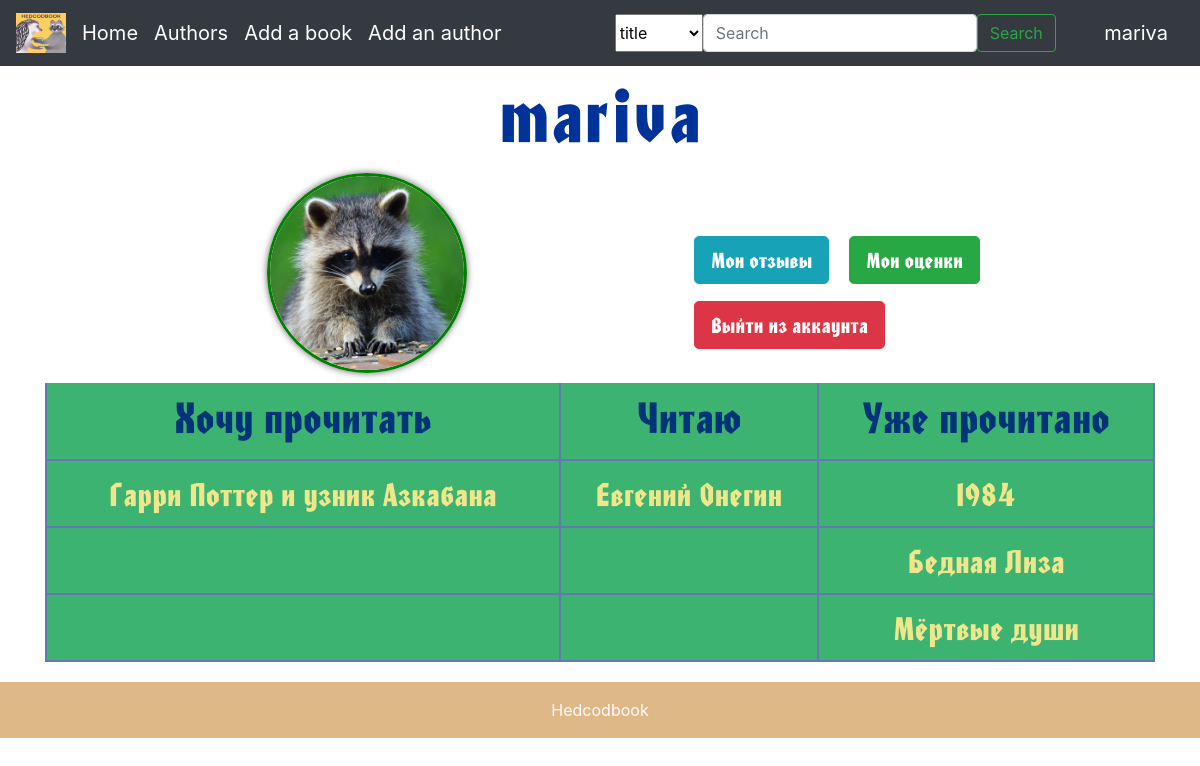
/user_page (signed in), run on the app's committed database.
### data/users.py (models this page shows, shortened)
class User(SqlAlchemyBase, UserMixin):
    __tablename__ = 'users'
    id = sqlalchemy.Column(sqlalchemy.Integer, primary_key=True, autoincrement=True)
    name = sqlalchemy.Column(sqlalchemy.String, nullable=True)
    surname = sqlalchemy.Column(sqlalchemy.String, nullable=True)
    nickname = sqlalchemy.Column(sqlalchemy.String, nullable=True)
    email = sqlalchemy.Column(sqlalchemy.String, index=True, unique=True, nullable=True)
    hashed_password = sqlalchemy.Column(sqlalchemy.String, nullable=True)
    avatar = sqlalchemy.Column(sqlalchemy.String, nullable=True)
    books = sqlalchemy.Column(sqlalchemy.JSON, nullable=True, default={"reading_now": [],
                                                                       "want_to_read": [],
                                                                       "were_read": [],
                                                                       "comments": {},
                                                                       "marks": {}})

### data/library.py (models this page shows, shortened)
class Library(SqlAlchemyBase):
    __tablename__ = 'library'
    id = sqlalchemy.Column(sqlalchemy.Integer, primary_key=True, autoincrement=True)
    name = sqlalchemy.Column(sqlalchemy.String, nullable=True)
    author_id = sqlalchemy.Column(sqlalchemy.Integer, sqlalchemy.ForeignKey("authors.id"))
    picture = sqlalchemy.Column(sqlalchemy.String, nullable=True, default='/static/img/html/emblem.jpg')
    genre = sqlalchemy.Column(sqlalchemy.String, nullable=True)
    link_to_the_production = sqlalchemy.Column(sqlalchemy.String, nullable=True, default='/no_information')
    link_to_the_book = sqlalchemy.Column(sqlalchemy.String, nullable=True, default='/no_information')
    link_to_audio = sqlalchemy.Column(sqlalchemy.String, nullable=True, default='/no_information')
    link_to_the_screenshot = sqlalchemy.Column(sqlalchemy.String, nullable=True, default='/no_information')
    summary = sqlalchemy.Column(sqlalchemy.Text, nullable=True)
    history_of_creation = sqlalchemy.Column(sqlalchemy.Text, nullable=True)
    summa_marks = sqlalchemy.Column(sqlalchemy.Integer, default=0)
    count_marks = sqlalchemy.Column(sqlalchemy.Integer, default=0)
    reviews = sqlalchemy.Column(sqlalchemy.JSON, default={})
    authors = orm.relationship('Authors')

### main.py (the view)
@app.route("/user_page")
def user_page():
    if current_user.is_authenticated:
        db_sess = db_session.create_session()
        sp_reading_now = current_user.books['reading_now']
        sp_want_to_read = current_user.books["want_to_read"]
        sp_were_read = current_user.books['were_read']
        sp_all = []
        for i in range(max(len(sp_want_to_read), len(sp_were_read), len(sp_reading_now))):
            if len(sp_want_to_read) < i + 1:
                sp_all.append(['', '/user_page'])
            else:
                book = db_sess.query(Library).filter(Library.id == sp_want_to_read[i]).first()
                sp_all.append([book.name, f'/book/{sp_want_to_read[i]}'])
            if len(sp_reading_now) < i + 1:
                sp_all.append(['', '/user_page'])
            else:
                book = db_sess.query(Library).filter(Library.id == sp_reading_now[i]).first()
                sp_all.append([book.name, f'/book/{sp_reading_now[i]}'])
            if len(sp_were_read) < i + 1:
                sp_all.append(['', '/user_page'])
            else:
                book = db_sess.query(Library).filter(Library.id == sp_were_read[i]).first()
                sp_all.append([book.name, f'/book/{sp_were_read[i]}'])
        return render_template("user_page.html", len_sp=len(sp_all), sp_all=sp_all)

### data/db_session.py (called while the page is built)
def create_session() -> Session:
    global __factory
    return __factory()

### main.py (called while the page is built)
@login_manager.user_loader
def load_user(user_id):
    db_sess = db_session.create_session()
    return db_sess.query(User).get(user_id)

### templates/user_page.html
{% extends "base.html" %}
{% block content %}
<link rel="stylesheet" type="text/css" href="/static/css/user_page.css">
{% if current_user %}
    <h1 class="nickname">{{ current_user.nickname }}</h1>
    <img src="/static/img/avatars/{{ current_user.avatar }}" height="200" width="200" class="round" vspace="10" hspace="20%">
    <div class="buttons">
        <a type="button" class="btn btn-info btn-lg" href="/reviews/{{ current_user.id }}" style="margin: 5px">Мои отзывы</a>
        <a type="button" class="btn btn-success btn-lg" href="/marks/{{ current_user.id }}" style="margin: 5px">Мои оценки</a>
        <a type="button" class="btn btn-danger btn-lg" href="/logout" style="margin: 5px">Выйти из аккаунта</a>
	</div>
    <table class="container">
	    <thead>
	    	<tr>
			    <th><h1>Хочу прочитать</h1></th>
		    	<th><h1>Читаю</h1></th>
		    	<th><h1>Уже прочитано</h1></th>
		    </tr>
	    </thead>
        {% for i in range(0, len_sp - 1, 3) %}
        <tr>
            <th><a href="{{ sp_all[i][1] }}" style="color: #F0E68C">{{ sp_all[i][0] }}</a></th>
            <th><a href="{{ sp_all[i + 1][1] }}" style="color: #F0E68C">{{ sp_all[i + 1][0] }}</a></th>
            <th><a href="{{ sp_all[i + 2][1] }}" style="color: #F0E68C">{{ sp_all[i + 2][0] }}</a></th>
        </tr>
        {% endfor %}
    </table>
{% endif %}
{% endblock %}

### templates/base.html (shortened to what this page needs)
<!doctype html>
<html lang="en">
  <head>
    <link rel="stylesheet"
          href="https://stackpath.bootstrapcdn.com/bootstrap/4.4.1/css/bootstrap.min.css"
>
    <link rel="stylesheet" type="text/css" href="/static/css/main.css">
  </head>
  <body>
    <nav class="navbar navbar-expand-lg navbar-dark bg-dark">
      <a href="/" class="navbar-brand">
        <img src="/static/img/html/emblem.jpg" width="50" height="40" alt="logo">
      </a>
      <div class="collapse navbar-collapse" id="navbarSupportedContent">
        <ul class="navbar-nav mr-auto">
          <li class="nav-item active">
            <a class="navbar-brand" href="/">Home</a>
          </li>
          <li class="nav-item active">
            <a class="navbar-brand" href="/authors">Authors</a>
          </li>
          <li class="nav-item active">
            <a class="navbar-brand" href="/add_book">Add a book</a>
          </li>
          <li class="nav-item active">
            <a class="navbar-brand" href="/add_author">Add an author</a>
          </li>
        </ul>
        <div class="mx-auto">
            <form class="d-flex" role="search" method="post">
                <select name="book_filter">
                    <option>title</option>
                </select>
                <input class="form-control me-2" type="search" placeholder="Search" aria-label="Search" name="search">
                <button class="btn btn-outline-success" type="submit">Search</button>
            </form>
        </div>
      </div>
      <a class="navbar-brand" href="/user_page">{{ current_user.nickname }}</a>
    </nav>
  <main role="main" class="container">
    {% block content %}{% endblock %}
  </main>
  </body>
<footer class="bg-light text-center text-lg-start" style="margin-top: 20px">
  <div class="text-center p-3" style="background-color: #DEB887; color: Snow">
    Hedcodbook
  </div>
</footer>
</html>

### static/css/main.css (style rules this page uses)
body { background-image: url(/static/img/html/fon.jpg); background-repeat: no-repeat; background-position: center center; background-attachment: fixed; -webkit-background-size: cover; -moz-background-size: cover; -o-background-size: cover; background-size: cover; }

### static/css/user_page.css (style rules this page uses)
.round { border-radius: 100px; border: 3px solid green; box-shadow: 0 0 7px #666; float: left }
.buttons { float: center; margin-top: 70px; font-family: 'FontName'; font-size: 40px }
.nickname { color: #039; font-family: 'FontName'; font-size: 70px; text-align: center; margin-top: 5px }
table { font-family: "Lucida Sans Unicode", "Lucida Grande", Sans-Serif; font-family: 'FontName'; font-size: 30px; background: #3CB371; max-width: 70%; width: 70%; border-collapse: collapse; text-align: center; }
th { font-weight: normal; color: #037; border-right: 2px solid #6678b1; border-left: 2px solid #6678b1; border-bottom: 2px solid #6678b1; padding: 10px 8px; }

### data on the page
User: nickname "mariva", avatar (picture)
Library: name "Гарри Поттер и узник Азкабана"
Library: name "Евгений Онегин"
Library: name "1984"
Library: name "Бедная Лиза"
Library: name "Мёртвые души"
